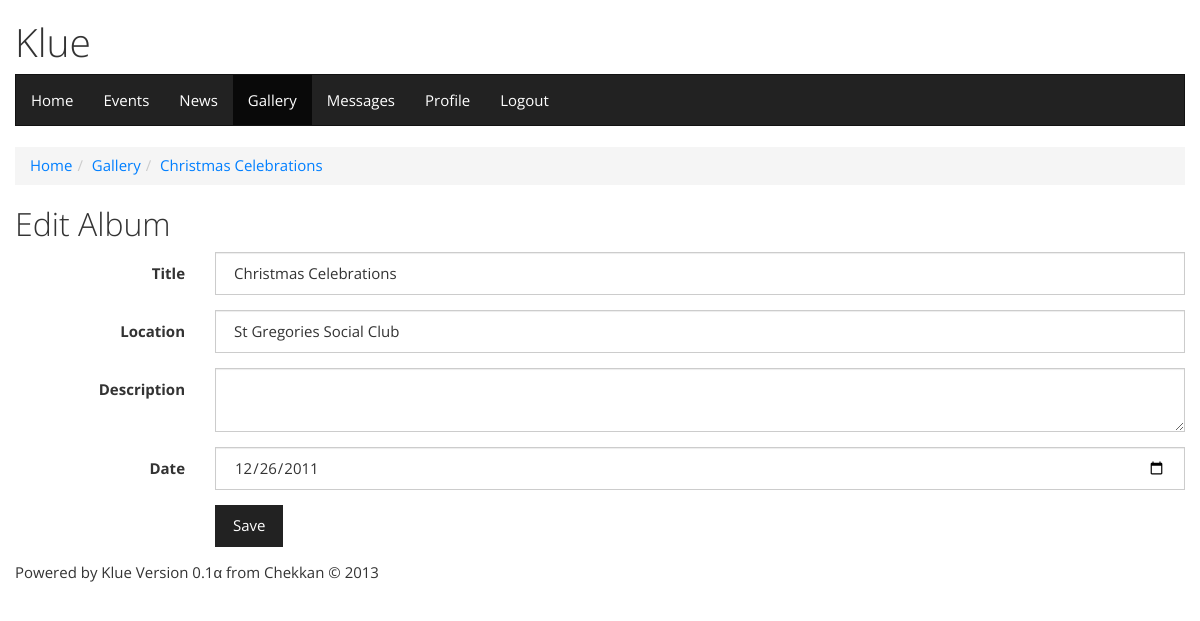
Page /edit_album.php?id=3 (signed in) on the committed database.
### tables this page shows
CREATE TABLE IF NOT EXISTS `settings` (
  `id` int(1) NOT NULL AUTO_INCREMENT,
  `site_name` varchar(255) NOT NULL,
  `site_description` text,
  PRIMARY KEY (`id`)
);

CREATE TABLE IF NOT EXISTS `albums` (
  `id` int(5) NOT NULL AUTO_INCREMENT,
  `title` varchar(40) NOT NULL,
  `location` varchar(40) DEFAULT NULL,
  `description` text,
  `user_id` int(5) NOT NULL,
  `date_taken` date DEFAULT NULL,
  `time_created` datetime NOT NULL,
  `time_modified` datetime NOT NULL,
  PRIMARY KEY (`id`),
  KEY `user_id` (`user_id`)
);

### lib/Database.php (called while the page is built, shortened)
<?php
class MySQLDatabase {
	private $connection;
	public function open_connection()
	{
		$this->connection = mysql_connect(DB_SERVER, DB_USER, DB_PASS);
		if(!$this->connection)
		{
			die("Database connection failed: " . mysql_error());
		}
		else
		{
			$db_select = mysql_select_db(DB_NAME, $this->connection);
		}
	}
	public function query($sql)
	{
		$result = mysql_query($sql, $this->connection);
		return $result;
	}
	public function fetch_assoc($result_set)
	{
		return mysql_fetch_assoc($result_set);
	}
	public function num_rows($result_set)
	{
		return mysql_num_rows($result_set);
	}
}
$database = new MySqlDatabase();
?>

### lib/Table.php (called while the page is built, shortened)
<?php
require_once("Database.php");
class Table {
	protected static $table_name;
	private function has_attribute($attribute) {
		$object_vars = get_object_vars($this);
		return array_key_exists($attribute, $object_vars);
	}
	private static function instantiate($record) {
		$object = new static;
		foreach($record as $attribute=>$value) {
			if($object->has_attribute($attribute)) {
				$object->$attribute = $value;
			}
		}
		return $object;
	}
    public static function find_by_sql($sql="") {
		global $database;
		$result = $database->query($sql);
		$object_array = array();
		while($row = $database->fetch_assoc($result)) {
			$object_array[] = self::instantiate($row);
		}
		return $object_array;
	}
    public static function find_by_id($id=0) {
		$sql = "SELECT * FROM ".static::$table_name;
		$sql .= " WHERE id={$id} LIMIT 1;";
		$result_array = self::find_by_sql($sql);
		return !empty($result_array) ? array_shift($result_array) : false;
	}
    public static function exists($id) {
        global $database;
        $sql = "SELECT id FROM ".static::$table_name." WHERE id = {$id};";
        $result = $database->query($sql);
        return ($database->num_rows($result) == 1) ? true : false;
    }
}
?>

### lib/Settings.php (called while the page is built, shortened)
<?php
require_once("Database.php");
require_once("Table.php");
class Settings extends Table {
	protected static $table_name = "settings";
	function __construct() {
		global $database;
		$sql = "SELECT * FROM ".self::$table_name;
		$sql .= " LIMIT 1;";
		$result = $database->query($sql);
		$row = $database->fetch_assoc($result);
		$this->site_name = $row['site_name'];
	}
}
$settings = new Settings();
?>

### edit_album.php (the view, shortened to what this page needs)
<?php
require_once("lib/Page.php");
if(!isset($_GET['id'])) {
	$page = new Page();
	$page->end("Album not specified.");
}
else {
	$album_id = $_GET['id'];
	if(!Album::exists($album_id)) {
		$page = new Page();
		$page->end("Album could not be found.");
	}
	else {
		$album = Album::find_by_id($album_id);
		$page = new Page();
		$page->title = "Edit &lt; Album &lt; Craften";
		echo $page->header("Gallery");
		echo $page->breadcrumb(array("Home"=>"index.php", "Gallery"=>"albums.php", $album->title=>"albums.php?id={$album->id}"));
		?>
		<form action="<?php echo $_SERVER['PHP_SELF']."?id={$album_id}"; ?>" method="post" class="form-horizontal" role="form">
			<h2>Edit Album</h2>
			<div class="form-group">
				<label for="title" class="col-sm-2 control-label">Title</label>
				<div class="col-sm-10">
					<input type="text" name="title" id="title" class="form-control"
						<?php if (isset($_POST['title'])) { echo "value=\"{$_POST['title']}\""; }
						else { echo "value=\"{$album->title}\""; } ?>
					/>
				</div>
			</div>
			<div class="form-group">
				<label for="location" class="col-sm-2 control-label">Location</label>
				<div class="col-sm-10">
					<input type="text" name="location" id="location" class="form-control"
						<?php if (isset($_POST['location'])) { echo "value=\"{$_POST['location']}\""; }
						else { echo "value=\"{$album->location}\""; } ?>
					/>
				</div>
			</div>
			<div class="form-group">
				<label for="description" class="col-sm-2 control-label">Description</label>
				<div class="col-sm-10">
					<textarea name="description" id="description" class="form-control"><?php
					?></textarea>
				</div>
			</div>
			<div class="form-group">
				<label for="date_taken" class="col-sm-2 control-label">Date</label>
				<div class="col-sm-10">
					<input type="date" name="date_taken" id="date_taken" class="form-control"
						<?php if (isset($_POST['date_taken'])) { echo "value=\"{$_POST['date_taken']}\""; }
						else { echo "value=\"{$album->date_taken}\""; } ?>
					/>
				</div>
			</div>
			<div class="form-group">
				<div class="col-sm-offset-2 col-sm-10">
					<input type="submit" name="save" value="Save" class="btn btn-default" />
				</div>
			</div>
		</form>
		<?php
		echo $page->footer();
	}
}
?>

### lib/Page.php (shortened to what this page needs)
<?php
require_once("Settings.php");
class Page {
	public $title;
	public $heading;
	function __construct() {
		global $settings;
		$this->heading = $settings->site_name;
	}
	public function header($currentItem) {
		global $settings;
		if(empty($this->title)) {
			$this->title = $settings->site_name;
		}
		else {
			$this->title .= " &lt; ".$settings->site_name;
		}
		$return = "<!DOCTYPE html>
			<html>
			<head>
			<title>{$this->title}</title>
			<link rel=\"stylesheet\" href=\"styles/bootstrap.css\" type=\"text/css\" media=\"screen\" title=\"Bootstrap\" charset=\"utf-8\" />
			<link rel=\"stylesheet\" href=\"styles/master.css\" type=\"text/css\" media=\"screen\" title=\"Master StyleSheet\" charset=\"utf-8\" />";
		$return .= "<script src=\"http://html5demos.com/h5utils.js\"></script>";
		$return .= "
			</head>
			<body>
				<div class=\"container\">
					<div class=\"row\">
						<header>
							<h1>{$this->heading}</h1>
						</header>";
		$return .= $this->nav_bar($currentItem);
		return $return;
	}
	public function footer() {
		$return = "<footer>
				<p>Powered by Klue Version 0.1&alpha; from Chekkan &copy; 2013</p>
			</footer>
			</div>
			</div>
		</body>
		</html>";
		return $return;
	}
	public function nav_bar($currentItem) {
		$navItems = array(
			"Home" => "index.php",
			"Events" => "events.php",
			"News" => "news.php",
			"Gallery" => "albums.php");
		if (isset($_SESSION['logged_in'])) {
			$navItems["Messages"] = "messages.php";
			$navItems["Profile"] = "profiles.php?id={$_SESSION['user_id']}";
			$navItems["Logout"] = "logout.php";
		} else {
			$navItems["Login"] = "login.php";
			$navItems["Register"] = "register.php";
		}
		$return = "<nav class=\"navbar navbar-default\" role=\"navigation\">
					<ul class=\"nav navbar-nav\">";
		foreach ($navItems as $title => $url)
		{
			$return .= "<li";
			if ($title == $currentItem) {
				$return .= " class=\"active\"";
			}
			$return .= "><a href=\"{$url}\">{$title}</a></li>";
		}
		$return .= "</ul></nav>";
		return $return;
	}
	public function breadcrumb($path) {
		$return = "<ol class=\"breadcrumb\">";
		foreach($path as $key => $value)
		{
			$return .= "<li><a href=\"{$value}\">{$key}</a></li>";
		}
		$return .= "</li></ol>";
		return $return;
	}
}
?>

### styles/master.css (style rules this page uses)
* { padding: 0; margin: 0; }
body { width: 820px; font-family: "Lucida Grande", Lucida, Verdana, sans-serif; margin-right: auto; margin-left: auto; }
header { background-color: #d3e1f1; text-align: center; padding: 1em; }
h2 { padding: 0.5em 0; }
form { background-color: #fafaf5; padding: 1em; }
form div { padding: 0.5em 0; }
form label { display: block; padding-bottom: 0.2em; }
form input[type=text], form input[type=email], form input[type=password] { width: 96%; padding: 0.5em; font: 1em "Lucida Grande", Lucida, Verdana, sans-serif; }
form input[type=date] { width: 25%; padding: 0.5em; font: 1em "Lucida Grande", Lucida, Verdana, sans-serif; }
textarea { width: 96%; height: 10em; padding: 0.5em; font: 1em "Lucida Grande", Lucida, Verdana, sans-serif; }
form input[type=submit] { padding: 0.5em; background-color: #574239; border: 1px outset #8f6e61; font: 0.8em "Lucida Grande", Lucida, Verdana, sans-serif; color: #fffeff; }
footer { clear: both; font-size: 0.8em; color: #909090; text-align: center; border-top: 1px solid #909090; margin-top: 3em; padding: 0.4em 0; }

### rows in the picture
settings: site_name "Klue"
albums: title "Christmas Celebrations", location "St Gregories Social Club", date_taken "12/26/2011"

### other values in the picture
$title "Home"
$title "Events"
$title "News"
$title "Gallery"
$title "Messages"
$title "Profile"
$title "Logout"
$key "Home"
$key "Gallery"
$key "Christmas Celebrations"
